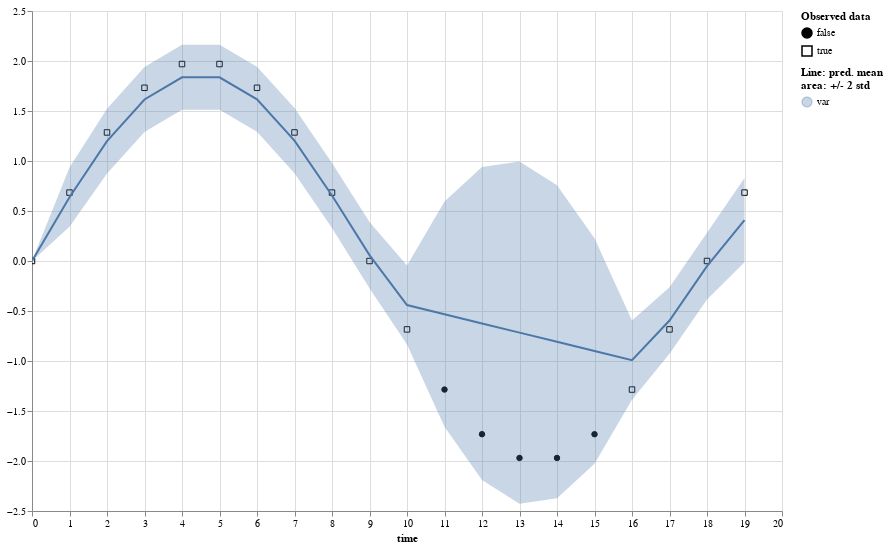

The notebook cell saved with this chart:
### Code cell
p2 = facet_variable(plot_df2, ys=["value", "mean"], error=True, gap_area=False, props={'width': 750, 'height': 500})
p2

### Figure 1 — Vega-Lite specification as saved in the notebook (floating-point values rounded to 4 significant figures)
{"config": {"view": {"continuousWidth": 400, "continuousHeight": 300}}, "vconcat": [{"hconcat": [{"layer": [{"mark": {"type": "point", "color": "black", "fillOpacity": 1, "strokeWidth": 1}, "encoding": {"fill": {"field": "is_present", "legend": {"title": ["Observed data"]}, "scale": {"range": ["black", "#ffffff00"]}, "type": "nominal"}, "shape": {"field": "is_present", "type": "nominal"}, "x": {"axis": {"domain": true, "labels": true, "ticks": true, "title": "time"}, "field": "time", "type": "quantitative"}, "y": {"field": "value", "scale": {"zero": false}, "title": "", "type": "quantitative"}}}, {"mark": "errorband", "encoding": {"color": {"field": "variable", "legend": {"title": ["Line: pred. mean", "area: +/- 2 std"]}, "type": "nominal"}, "x": {"field": "time", "type": "quantitative"}, "y": {"field": "err_low", "scale": {"zero": false}, "title": "", "type": "quantitative"}, "y2": {"field": "err_high"}}, "name": "view_3"}, {"mark": "line", "encoding": {"color": {"field": "variable", "type": "nominal"}, "x": {"field": "time", "type": "quantitative"}, "y": {"field": "mean", "scale": {"zero": false}, "title": "", "type": "quantitative"}}}], "height": 500, "title": "", "width": 750}]}], "data": {"name": "data-1c2486242e265195fc2ef73359469fcb"}, "params": [{"name": "param_10", "select": {"type": "interval", "encodings": ["x"]}, "bind": "scales", "views": ["view_3"]}], "$schema": "https://vega.github.io/schema/vega-lite/v5.2.0.json", "datasets": {"data-1c2486242e265195fc2ef73359469fcb": [{"time": 0, "is_present": true, "variable": "var", "value": 0.0, "mean": 0.001282, "std": 0.001005, "err_low": -0.000728, "err_high": 0.003293}, {"time": 1, "is_present": true, "variable": "var", "value": 0.684, "mean": 0.6383, "std": 0.1485, "err_low": 0.3413, "err_high": 0.9352}, {"time": 2, "is_present": true, "variable": "var", "value": 1.286, "mean": 1.199, "std": 0.1614, "err_low": 0.8761, "err_high": 1.522}, {"time": 3, "is_present": true, "variable": "var", "value": 1.732, "mean": 1.615, "std": 0.1626, "err_low": 1.29, "err_high": 1.94}, {"time": 4, "is_present": true, "variable": "var", "value": 1.97, "mean": 1.837, "std": 0.1627, "err_low": 1.511, "err_high": 2.162}, {"time": 5, "is_present": true, "variable": "var", "value": 1.97, "mean": 1.837, "std": 0.1627, "err_low": 1.512, "err_high": 2.163}, {"time": 6, "is_present": true, "variable": "var", "value": 1.732, "mean": 1.617, "std": 0.1627, "err_low": 1.291, "err_high": 1.942}, {"time": 7, "is_present": true, "variable": "var", "value": 1.286, "mean": 1.204, "std": 0.1627, "err_low": 0.8785, "err_high": 1.529}, {"time": 8, "is_present": true, "variable": "var", "value": 0.684, "mean": 0.6553, "std": 0.163, "err_low": 0.3294, "err_high": 0.9812}, {"time": 9, "is_present": true, "variable": "var", "value": -1.748e-07, "mean": 0.05871, "std": 0.1658, "err_low": -0.2729, "err_high": 0.3903}, {"time": 10, "is_present": true, "variable": "var", "value": -0.684, "mean": -0.44, "std": 0.198, "err_low": -0.836, "err_high": -0.04409}, {"time": 11, "is_present": false, "variable": "var", "value": -1.286, "mean": -0.5321, "std": 0.5633, "err_low": -1.659, "err_high": 0.5945}, {"time": 12, "is_present": false, "variable": "var", "value": -1.732, "mean": -0.6241, "std": 0.7825, "err_low": -2.189, "err_high": 0.9408}, {"time": 13, "is_present": false, "variable": "var", "value": -1.97, "mean": -0.7161, "std": 0.8555, "err_low": -2.427, "err_high": 0.9949}, {"time": 14, "is_present": false, "variable": "var", "value": -1.97, "mean": -0.8082, "std": 0.7825, "err_low": -2.373, "err_high": 0.7567}, {"time": 15, "is_present": false, "variable": "var", "value": -1.732, "mean": -0.9002, "std": 0.5633, "err_low": -2.027, "err_high": 0.2264}, {"time": 16, "is_present": true, "variable": "var", "value": -1.286, "mean": -0.9923, "std": 0.198, "err_low": -1.388, "err_high": -0.5962}, {"time": 17, "is_present": true, "variable": "var", "value": -0.684, "mean": -0.5955, "std": 0.1662, "err_low": -0.9278, "err_high": -0.2631}, {"time": 18, "is_present": true, "variable": "var", "value": 3.497e-07, "mean": -0.05102, "std": 0.1672, "err_low": -0.3855, "err_high": 0.2835}, {"time": 19, "is_present": true, "variable": "var", "value": 0.684, "mean": 0.4084, "std": 0.211, "err_low": -0.01364, "err_high": 0.8304}]}}
